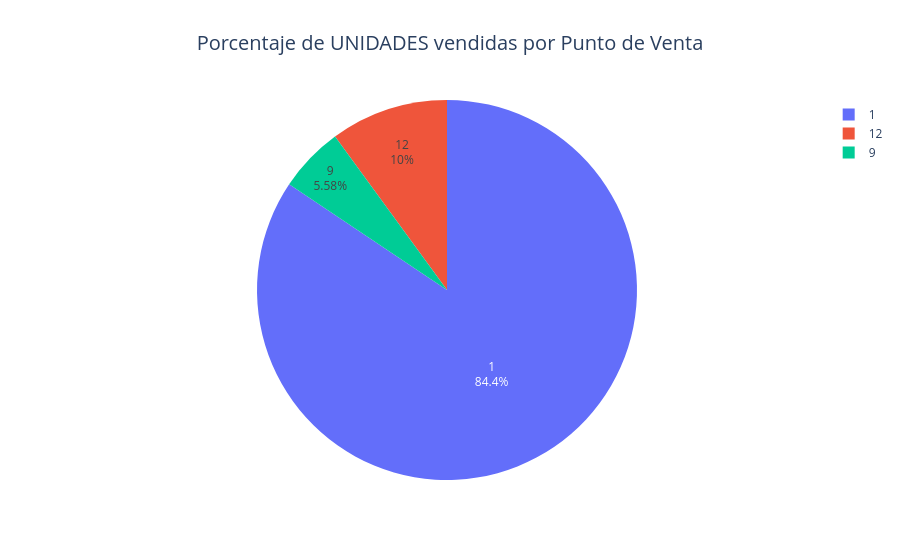
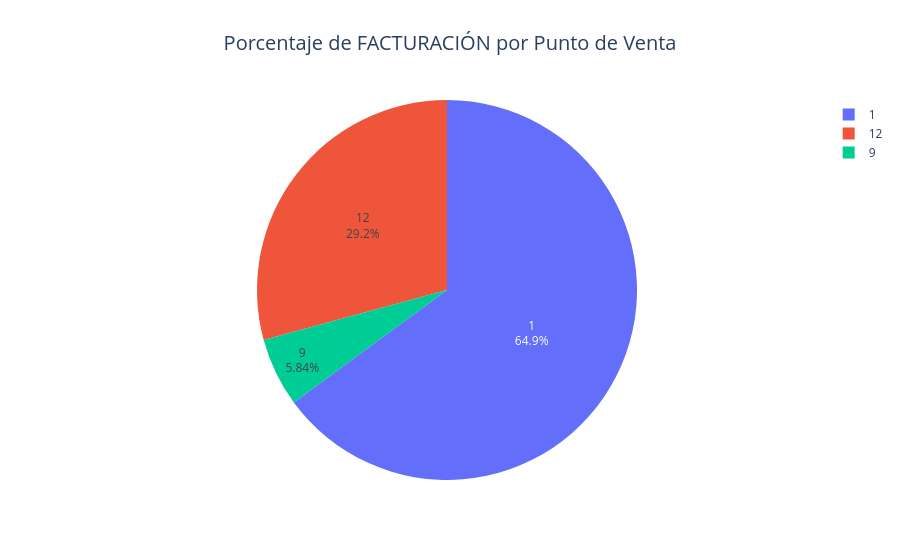

The notebook cell saved with these charts, in order:
### Markdown cell above
Análisis por Punto de Venta

### Code cell
# porcentaje de UNIDADES vendidas por punto de venta 
units_pdv = (
    df_viz_desc.groupby('sucur')['canti']       # ver si cambiar esta columna por canti
      .sum()
      .reset_index()
      .rename(columns={'canti': 'unidades'})
)

units_pdv['porcentaje'] = 100 * units_pdv['unidades'] / units_pdv['unidades'].sum()

fig = px.pie(
    units_pdv,
    values='porcentaje',
    names='sucur',
    title='Porcentaje de UNIDADES vendidas por Punto de Venta'
)
fig.update_traces(textposition='inside', textinfo='percent+label')
fig.update_layout(title_x=0.5, title_font_size=20)
fig.show()

#porcentaje de FACTURACIÓN por punto de venta
revenue_pdv = (
    df.groupby('sucur')['total']
      .sum()
      .reset_index()
      .rename(columns={'total': 'facturacion'})
)

revenue_pdv['porcentaje'] = 100 * revenue_pdv['facturacion'] / revenue_pdv['facturacion'].sum()

fig = px.pie(
    revenue_pdv,
    values='porcentaje',
    names='sucur',
    title='Porcentaje de FACTURACIÓN por Punto de Venta'
)
fig.update_traces(textposition='inside', textinfo='percent+label')
fig.update_layout(title_x=0.5, title_font_size=20)
fig.show()

### Figure 1 — Plotly figure (JSON) as saved in the notebook; plotly's stock layout.template omitted (floating-point values rounded to 4 significant figures)
{"data": [{"domain": {"x": [0, 1], "y": [0, 1]}, "hovertemplate": "sucur=%{label}<br>porcentaje=%{value}<extra></extra>", "labels": [1, 9, 12], "legendgroup": "", "name": "", "showlegend": true, "textinfo": "percent+label", "textposition": "inside", "type": "pie", "values": [84.39, 5.575, 10.03]}], "layout": {"legend": {"tracegroupgap": 0}, "title": {"font": {"size": 20}, "text": "Porcentaje de UNIDADES vendidas por Punto de Venta", "x": 0.5}}}

### Figure 2 — Plotly figure (JSON) as saved in the notebook; plotly's stock layout.template omitted (floating-point values rounded to 4 significant figures)
{"data": [{"domain": {"x": [0, 1], "y": [0, 1]}, "hovertemplate": "sucur=%{label}<br>porcentaje=%{value}<extra></extra>", "labels": [1, 9, 12], "legendgroup": "", "name": "", "showlegend": true, "textinfo": "percent+label", "textposition": "inside", "type": "pie", "values": [64.93, 5.837, 29.24]}], "layout": {"legend": {"tracegroupgap": 0}, "title": {"font": {"size": 20}, "text": "Porcentaje de FACTURACIÓN por Punto de Venta", "x": 0.5}}}
